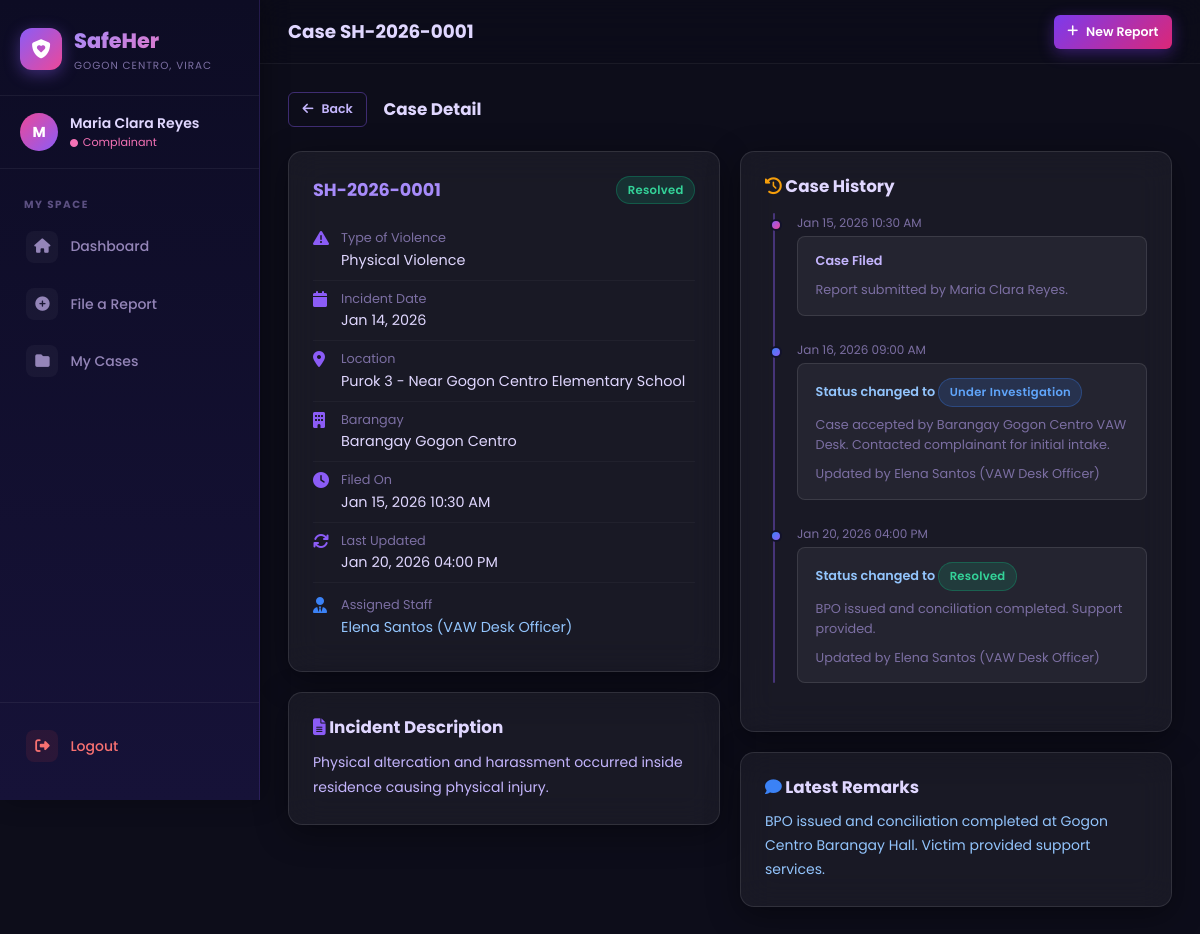
The page /complainant/case-view?id=1 (signed in) on the database its author committed.
### tables this page shows
CREATE TABLE `cases` (
  `id` INT UNSIGNED NOT NULL AUTO_INCREMENT,
  `case_number` VARCHAR(30) NOT NULL UNIQUE,
  `complainant_id` INT UNSIGNED NOT NULL,
  `barangay_id` INT UNSIGNED NOT NULL,
  `type_of_violence` ENUM('physical', 'sexual', 'psychological', 'economic', 'others') NOT NULL,
  `incident_date` DATE NOT NULL,
  `location` VARCHAR(255) NULL,
  `description` TEXT NOT NULL,
  `evidence_path` VARCHAR(255) NULL,
  `status` ENUM('pending', 'under_investigation', 'resolved', 'dismissed') NOT NULL DEFAULT 'pending',
  `remarks` TEXT NULL,
  `assigned_staff_id` INT UNSIGNED NULL,
  `created_at` DATETIME NOT NULL DEFAULT CURRENT_TIMESTAMP,
  `updated_at` DATETIME NOT NULL DEFAULT CURRENT_TIMESTAMP ON UPDATE CURRENT_TIMESTAMP,
  PRIMARY KEY (`id`),
  INDEX `idx_cases_case_number` (`case_number`),
  INDEX `idx_cases_status` (`status`),
  INDEX `idx_cases_tov` (`type_of_violence`),
  INDEX `idx_cases_barangay` (`barangay_id`),
  INDEX `idx_cases_complainant` (`complainant_id`),
  INDEX `idx_cases_created` (`created_at`),
  CONSTRAINT `fk_cases_complainant` FOREIGN KEY (`complainant_id`) REFERENCES `users` (`id`) ON DELETE CASCADE ON UPDATE CASCADE,
  CONSTRAINT `fk_cases_barangay` FOREIGN KEY (`barangay_id`) REFERENCES `barangays` (`id`) ON DELETE RESTRICT ON UPDATE CASCADE,
  CONSTRAINT `fk_cases_staff` FOREIGN KEY (`assigned_staff_id`) REFERENCES `users` (`id`) ON DELETE SET NULL ON UPDATE CASCADE
);

CREATE TABLE `users` (
  `id` INT UNSIGNED NOT NULL AUTO_INCREMENT,
  `full_name` VARCHAR(150) NOT NULL,
  `email` VARCHAR(150) NOT NULL UNIQUE,
  `phone` VARCHAR(20) NOT NULL,
  `password_hash` VARCHAR(255) NOT NULL,
  `role` ENUM('admin', 'barangay_staff', 'complainant') NOT NULL DEFAULT 'complainant',
  `barangay_id` INT UNSIGNED NULL,
  `status` ENUM('active', 'inactive') NOT NULL DEFAULT 'active',
  `created_at` DATETIME NOT NULL DEFAULT CURRENT_TIMESTAMP,
  PRIMARY KEY (`id`),
  INDEX `idx_users_role` (`role`),
  INDEX `idx_users_barangay` (`barangay_id`),
  INDEX `idx_users_email` (`email`),
  CONSTRAINT `fk_users_barangay` FOREIGN KEY (`barangay_id`) REFERENCES `barangays` (`id`) ON DELETE SET NULL ON UPDATE CASCADE
);

CREATE TABLE `case_updates` (
  `id` INT UNSIGNED NOT NULL AUTO_INCREMENT,
  `case_id` INT UNSIGNED NOT NULL,
  `updated_by` INT UNSIGNED NOT NULL,
  `old_status` ENUM('pending', 'under_investigation', 'resolved', 'dismissed') NOT NULL,
  `new_status` ENUM('pending', 'under_investigation', 'resolved', 'dismissed') NOT NULL,
  `remarks` TEXT NOT NULL,
  `updated_at` DATETIME NOT NULL DEFAULT CURRENT_TIMESTAMP,
  PRIMARY KEY (`id`),
  INDEX `idx_updates_case` (`case_id`),
  CONSTRAINT `fk_updates_case` FOREIGN KEY (`case_id`) REFERENCES `cases` (`id`) ON DELETE CASCADE ON UPDATE CASCADE,
  CONSTRAINT `fk_updates_user` FOREIGN KEY (`updated_by`) REFERENCES `users` (`id`) ON DELETE CASCADE ON UPDATE CASCADE
);

### controllers/CaseController.php (called while the page is built, shortened)
<?php
class CaseController {
    private CaseModel $caseModel;
    private Barangay  $barangayModel;
    public function __construct() {
        $this->caseModel     = new CaseModel();
        $this->barangayModel = new Barangay();
    }
    public function viewCase(): void {
        $id   = (int)($_GET['id'] ?? 0);
        $case = $this->caseModel->findById($id);
        $updates   = $this->caseModel->getUpdates($id);
        $barangays = $this->barangayModel->getList();
        $view = match(userRole()) {
            'admin'          => 'admin/case_view',
            'barangay_staff' => 'barangay/case_view',
            default          => 'complainant/case_view',
        };
        $this->render($view, [
            'case'    => $case,
            'updates' => $updates,
            'barangays' => $barangays,
            'success' => getFlash('success'),
            'error'   => getFlash('error'),
        ]);
    }
    private function render(string $view, array $data = []): void {
        extract($data);
        include BASE_PATH . "/views/$view.php";
    }
}

### helpers/auth_helper.php (called while the page is built, shortened)
<?php
function userRole(): ?string {
    return $_SESSION['role'] ?? null;
}
function sanitize(string $input): string {
    return htmlspecialchars(trim($input), ENT_QUOTES, 'UTF-8');
}

### config/database.php (called while the page is built, shortened)
<?php
function getDB(): PDO
{
    static $pdo = null;
    if ($pdo === null) {
        $dsn = sprintf(
            'mysql:host=%s;dbname=%s;charset=%s',
            DB_HOST,
            DB_NAME,
            DB_CHARSET
        );
        try {
            $pdo = new PDO($dsn, DB_USER, DB_PASS, [
                PDO::ATTR_ERRMODE => PDO::ERRMODE_EXCEPTION,
                PDO::ATTR_DEFAULT_FETCH_MODE => PDO::FETCH_ASSOC,
                PDO::ATTR_EMULATE_PREPARES => false,
            ]);
        } catch (PDOException $e) {
            http_response_code(500);
            die(json_encode(['error' => 'Database connection failed: ' . $e->getMessage()]));
        }
    }
    return $pdo;
}

### models/CaseModel.php (called while the page is built, shortened)
<?php
class CaseModel {
    private PDO $db;
    public function __construct() {
        $this->db = getDB();
    }
    public function findById(int $id): ?array {
        $stmt = $this->db->prepare(
            "SELECT c.*,
                    u.full_name AS complainant_name, u.phone AS complainant_phone,
                    b.name AS barangay_name,
                    s.full_name AS assigned_staff_name
             FROM cases c
             LEFT JOIN users u ON c.complainant_id = u.id
             LEFT JOIN barangays b ON c.barangay_id = b.id
             LEFT JOIN users s ON c.assigned_staff_id = s.id
             WHERE c.id = :id LIMIT 1"
        );
        $stmt->execute([':id' => $id]);
        return $stmt->fetch() ?: null;
    }
    public function getUpdates(int $caseId): array {
        $stmt = $this->db->prepare(
            "SELECT cu.*, u.full_name AS updated_by_name
             FROM case_updates cu
             LEFT JOIN users u ON cu.updated_by = u.id
             WHERE cu.case_id = :cid
             ORDER BY cu.updated_at ASC"
        );
        $stmt->execute([':cid' => $caseId]);
        return $stmt->fetchAll();
    }
}

### helpers/case_helper.php (called while the page is built, shortened)
<?php
function statusBadge(string $status): string {
    return match ($status) {
        'pending'               => 'badge-warning',
        'under_investigation'   => 'badge-info',
        'resolved'              => 'badge-success',
        'dismissed'             => 'badge-secondary',
        default                 => 'badge-secondary',
    };
}
function statusLabel(string $status): string {
    return match ($status) {
        'pending'               => 'Pending',
        'under_investigation'   => 'Under Investigation',
        'resolved'              => 'Resolved',
        'dismissed'             => 'Dismissed',
        default                 => ucfirst($status),
    };
}
function fmtDateTime(string $datetime): string {
    return date('M d, Y h:i A', strtotime($datetime));
}

### views/complainant/case_view.php (the view, shortened to what this page needs)
<?php
$isComplainant = userRole() === 'complainant';
$navLayout  = match(userRole()) {
    'admin'          => 'admin',
    'barangay_staff' => 'barangay',
    default          => 'complainant',
};
include BASE_PATH . '/views/layouts/header.php';
?>
<div class="page-content">
  <div class="d-flex align-center gap-2 mb-3">
    <a href="<?= APP_URL ?>/<?= $navLayout ?>/<?= $isComplainant ? 'my-cases' : 'cases' ?>" class="btn btn-outline btn-sm">
      <i class="fas fa-arrow-left"></i> Back
    </a>
    <h4 style="color:#e0d7ff">Case Detail</h4>
  </div>
  <div class="grid grid-2" style="align-items:start">
    <div style="display:flex;flex-direction:column;gap:1.25rem">
      <div class="card">
        <div class="d-flex justify-between align-center mb-2">
          <span class="fw-700 text-purple" style="font-size:1.1rem"><?= sanitize($case['case_number']) ?></span>
          <span class="badge <?= statusBadge($case['status']) ?>"><?= statusLabel($case['status']) ?></span>
        </div>
        <?php
        $details = [
          ['fas fa-exclamation-triangle','Type of Violence', violenceLabel($case['type_of_violence'])],
          ['fas fa-calendar','Incident Date', fmtDate($case['incident_date'])],
          ['fas fa-map-marker-alt','Location', $case['location'] ?: '—'],
          ['fas fa-building','Barangay', $case['barangay_name'] ?? '—'],
          ['fas fa-clock','Filed On', fmtDateTime($case['created_at'])],
          ['fas fa-sync','Last Updated', fmtDateTime($case['updated_at'])],
        ];
        foreach ($details as [$icon, $label, $value]): ?>
        <div style="display:flex;gap:0.75rem;align-items:flex-start;padding:0.5rem 0;border-bottom:1px solid rgba(255,255,255,0.04)">
          <i class="<?= $icon ?>" style="color:#8b5cf6;width:16px;margin-top:2px;flex-shrink:0"></i>
          <div>
            <div class="fs-sm text-muted"><?= $label ?></div>
            <div style="color:#e0d7ff;font-size:0.9rem"><?= sanitize($value) ?></div>
          </div>
        </div>
        <?php endforeach; ?>
        <?php if ($case['assigned_staff_name']): ?>
        <div style="display:flex;gap:0.75rem;padding:0.5rem 0;margin-top:0.25rem">
          <i class="fas fa-user-tie" style="color:#3b82f6;width:16px;flex-shrink:0;margin-top:2px"></i>
          <div>
            <div class="fs-sm text-muted">Assigned Staff</div>
            <div style="color:#93c5fd;font-size:0.9rem"><?= sanitize($case['assigned_staff_name']) ?></div>
          </div>
        </div>
        <?php endif; ?>
      </div>
      <div class="card">
        <h4 style="color:#e0d7ff;margin-bottom:0.75rem"><i class="fas fa-file-alt" style="color:#8b5cf6"></i> Incident Description</h4>
        <p style="font-size:0.875rem;line-height:1.8;color:#c4b5fd"><?= nl2br(sanitize($case['description'])) ?></p>
      </div>
    </div>
    <div style="display:flex;flex-direction:column;gap:1.25rem">
      <div class="card">
        <h4 style="color:#e0d7ff;margin-bottom:1rem"><i class="fas fa-history" style="color:#f59e0b"></i> Case History</h4>
        <div class="timeline">
          <div class="timeline-item">
            <div class="timeline-dot"></div>
            <div class="timeline-date"><?= fmtDateTime($case['created_at']) ?></div>
            <div class="timeline-content">
              <div class="fw-600 fs-sm" style="color:#c4b5fd">Case Filed</div>
              <p class="fs-sm text-muted mt-1">Report submitted by <?= sanitize($case['complainant_name'] ?? '') ?>.</p>
            </div>
          </div>
          <?php foreach ($updates as $u): ?>
          <div class="timeline-item">
            <div class="timeline-dot" style="background:linear-gradient(135deg,#3b82f6,#8b5cf6)"></div>
            <div class="timeline-date"><?= fmtDateTime($u['updated_at']) ?></div>
            <div class="timeline-content">
              <div class="fw-600 fs-sm" style="color:#93c5fd">
                Status changed to <span class="badge <?= statusBadge($u['new_status']) ?>"><?= statusLabel($u['new_status']) ?></span>
              </div>
              <?php if ($u['remarks']): ?>
              <p class="fs-sm text-muted mt-1"><?= nl2br(sanitize($u['remarks'])) ?></p>
              <?php endif; ?>
              <p class="fs-sm text-muted mt-1">Updated by <?= sanitize($u['updated_by_name'] ?? '—') ?></p>
            </div>
          </div>
          <?php endforeach; ?>
        </div>
      </div>
      <?php if ($case['remarks'] && $isComplainant): ?>
      <div class="card">
        <h4 style="color:#e0d7ff;margin-bottom:0.75rem"><i class="fas fa-comment" style="color:#3b82f6"></i> Latest Remarks</h4>
        <p style="font-size:0.875rem;color:#93c5fd;line-height:1.7"><?= nl2br(sanitize($case['remarks'])) ?></p>
      </div>
      <?php endif; ?>
    </div>
  </div>
</div>
</div></div>
<?php include BASE_PATH . '/views/layouts/footer.php'; ?>

### assets/css/main.css (style rules this page uses)
:root { --bg-primary: #0d0d1a; --bg-secondary: #12122b; --bg-card: rgba(255,255,255,0.05); --bg-card-hover: rgba(255,255,255,0.09); --purple-900: #1e1b4b; --purple-700: #5b21b6; --purple-500: #8b5cf6; --purple-400: #a78bfa; --purple-300: #c4b5fd; --pink-500: #ec4899; --pink-400: #f472b6; --pink-300: #f9a8d4; --gradient-main: linear-gradient(135deg, #8b5cf6 0%, #ec4899 100%); --gradient-dark: linear-gradient(135deg, #1e1b4b 0%, #2d1b4e 100%); --gradient-card: linear-gradient(135deg, rgba(139,92,246,0.15) 0%, rgba(236,72,153,0.15) 100%); --gradient-btn: linear-gradient(135deg, #7c3aed 0%, #db2777 100%); --gradient-btn-hover: linear-gradient(135deg, #6d28d9 0%, #be185d 100%); --text-primary: #f0e7ff; --text-secondary: #b8a9d9; --text-muted: #7c6fa3; --border-glass: rgba(255,255,255,0.1); --border-purple: rgba(139,92,246,0.4); --shadow-card: 0 8px 32px rgba(0,0,0,0.4); --shadow-glow: 0 0 32px rgba(139,92,246,0.22); --status-pending: #f59e0b; --status-invest: #3b82f6; --status-resolved: #10b981; --status-dismissed: #6b7280; --radius-sm: 8px; --radius-md: 14px; --radius-lg: 20px; --radius-xl: 28px; --transition: all 0.25s cubic-bezier(0.4,0,0.2,1); }
*, *::before, *::after { box-sizing: border-box; margin: 0; padding: 0; }
html { scroll-behavior: smooth; -webkit-text-size-adjust: 100%; }
body { font-family: 'Poppins', sans-serif; background-color: var(--bg-primary); color: var(--text-primary); min-height: 100vh; line-height: 1.6; overflow-x: hidden; position: relative; }
h1,h2,h3,h4,h5,h6 { font-weight: 700; line-height: 1.25; color: var(--text-primary); }
h4 { font-size: 1.05rem; }
p { color: var(--text-secondary); }
a { color: var(--purple-400); text-decoration: none; transition: var(--transition); }
.card { background: var(--bg-card); border: 1px solid var(--border-glass); border-radius: var(--radius-md); padding: 1.5rem; backdrop-filter: blur(16px); -webkit-backdrop-filter: blur(16px); box-shadow: var(--shadow-card); transition: var(--transition); }
.btn { display: inline-flex; align-items: center; justify-content: center; gap: 0.5rem; padding: 0.65rem 1.25rem; min-height: 42px; border-radius: var(--radius-sm); font-family: inherit; font-size: 0.875rem; font-weight: 600; cursor: pointer; border: none; transition: var(--transition); text-decoration: none; white-space: nowrap; }
.btn-outline { background: transparent; color: var(--purple-300) !important; border: 1px solid var(--border-purple); }
.btn-sm { padding: 0.4rem 0.85rem; min-height: 34px; font-size: 0.78rem; border-radius: 6px; }
.badge { display: inline-flex; align-items: center; gap: 0.35rem; padding: 0.25rem 0.65rem; border-radius: 100px; font-size: 0.725rem; font-weight: 600; text-transform: capitalize; letter-spacing: 0.3px; white-space: nowrap; }
.badge-info { background: rgba(59,130,246,0.15); color: #60a5fa; border: 1px solid rgba(59,130,246,0.3); }
.badge-success { background: rgba(16,185,129,0.15); color: #34d399; border: 1px solid rgba(16,185,129,0.3); }
.timeline { position: relative; padding-left: 2rem; }
.timeline::before { content:''; position:absolute; left: 0.5rem; top:0; bottom:0; width:2px; background: var(--border-purple); border-radius: 2px; }
.timeline-item { position: relative; margin-bottom: 1.5rem; }
.timeline-dot { position: absolute; left: -1.7rem; top: 6px; width: 12px; height: 12px; border-radius: 50%; background: var(--gradient-main); border: 2px solid var(--bg-secondary); }
.timeline-date { font-size: 0.75rem; color: var(--text-muted); margin-bottom: 0.25rem; }
.timeline-content { background: var(--bg-card); border: 1px solid var(--border-glass); border-radius: var(--radius-sm); padding: 0.9rem 1.1rem; }
.grid { display: grid; gap: 1.25rem; }
.grid-2 { grid-template-columns: repeat(2, 1fr); }
.text-muted { color: var(--text-muted) !important; }
.text-purple { color: var(--purple-400) !important; }
.d-flex { display: flex; }
.align-center { align-items: center; }
.justify-between { justify-content: space-between; }
.gap-2 { gap: 1rem; }
.mt-1 { margin-top: 0.5rem; }
.mb-2 { margin-bottom: 1rem; }
.mb-3 { margin-bottom: 1.5rem; }
.fw-600 { font-weight: 600; }
.fw-700 { font-weight: 700; }
.fs-sm { font-size: 0.8rem; }

### assets/css/dashboard.css (style rules this page uses)
.page-content { flex: 1; padding: 1.75rem; width: 100%; }

### rows shown on the page
cases: case_number "SH-2026-0001", status "Resolved", assigned_staff.full_name "Elena Santos (VAW Desk Officer)", description "Physical altercation and harassment occurred inside residence causing physical injury.", created_at "Jan 15, 2026 10:30 AM", complainant.full_name "Maria Clara Reyes", remarks "BPO issued and conciliation completed at Gogon Centro Barangay Hall. Victim provided support services."
case_updates: updated_at "Jan 16, 2026 09:00 AM", new_status "Under Investigation", remarks "Case accepted by Barangay Gogon Centro VAW Desk. Contacted complainant for initial intake.", updated_by.full_name "Elena Santos (VAW Desk Officer)"
case_updates: updated_at "Jan 20, 2026 04:00 PM", new_status "Resolved", remarks "BPO issued and conciliation completed. Support provided.", updated_by.full_name "Elena Santos (VAW Desk Officer)"

### other values the page prints
$initials "M"
$_SESSION['full_name'] "Maria Clara Reyes"
$pageTitle "Case SH-2026-0001"
$label "Type of Violence"
$value "Physical Violence"
$label "Incident Date"
$value "Jan 14, 2026"
$label "Location"
$value "Purok 3 - Near Gogon Centro Elementary School"
$label "Barangay"
$value "Barangay Gogon Centro"
$label "Filed On"
$value "Jan 15, 2026 10:30 AM"
$label "Last Updated"
$value "Jan 20, 2026 04:00 PM"
